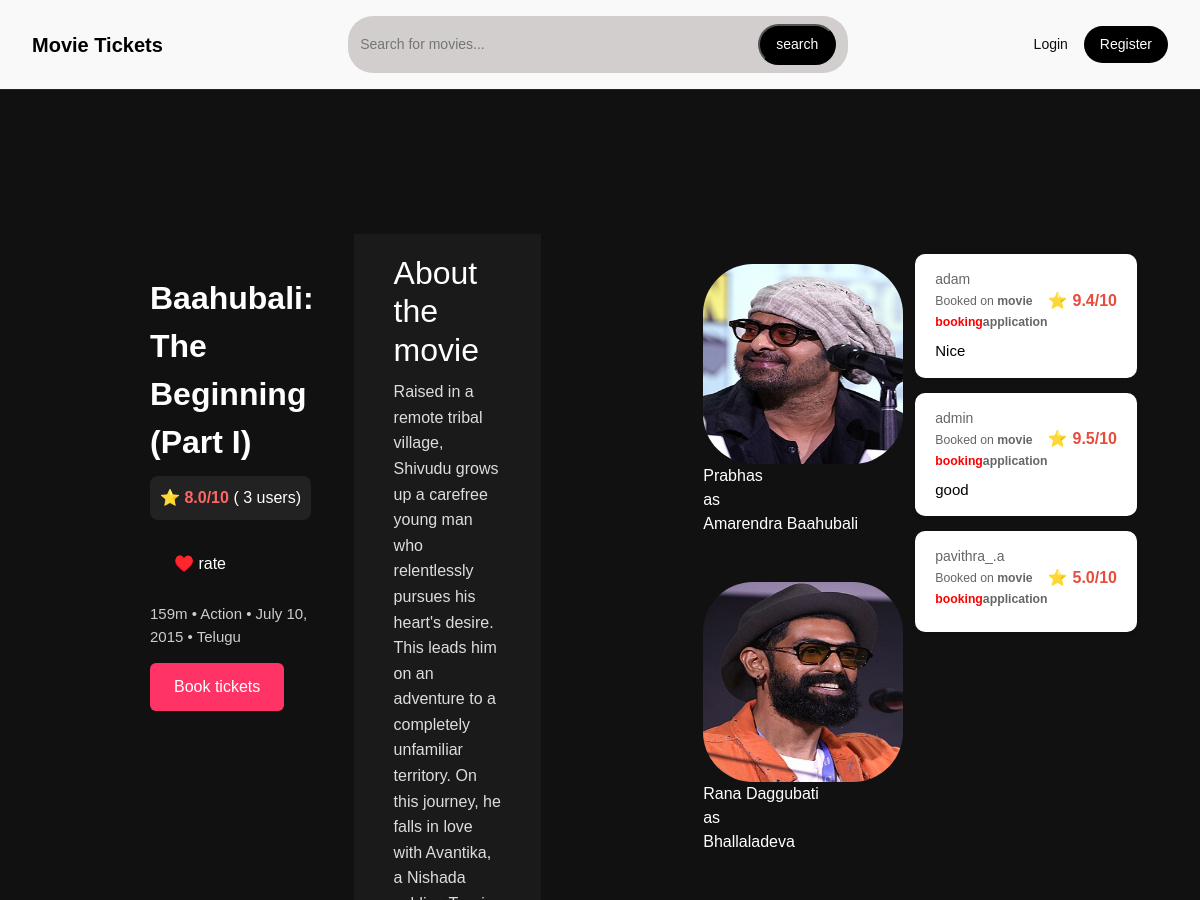
The app's page /movies/movie/Baahubali:-The-Beginning-(Part-I)-2015-07-10-Action-Telugu/ (upper part), older data.
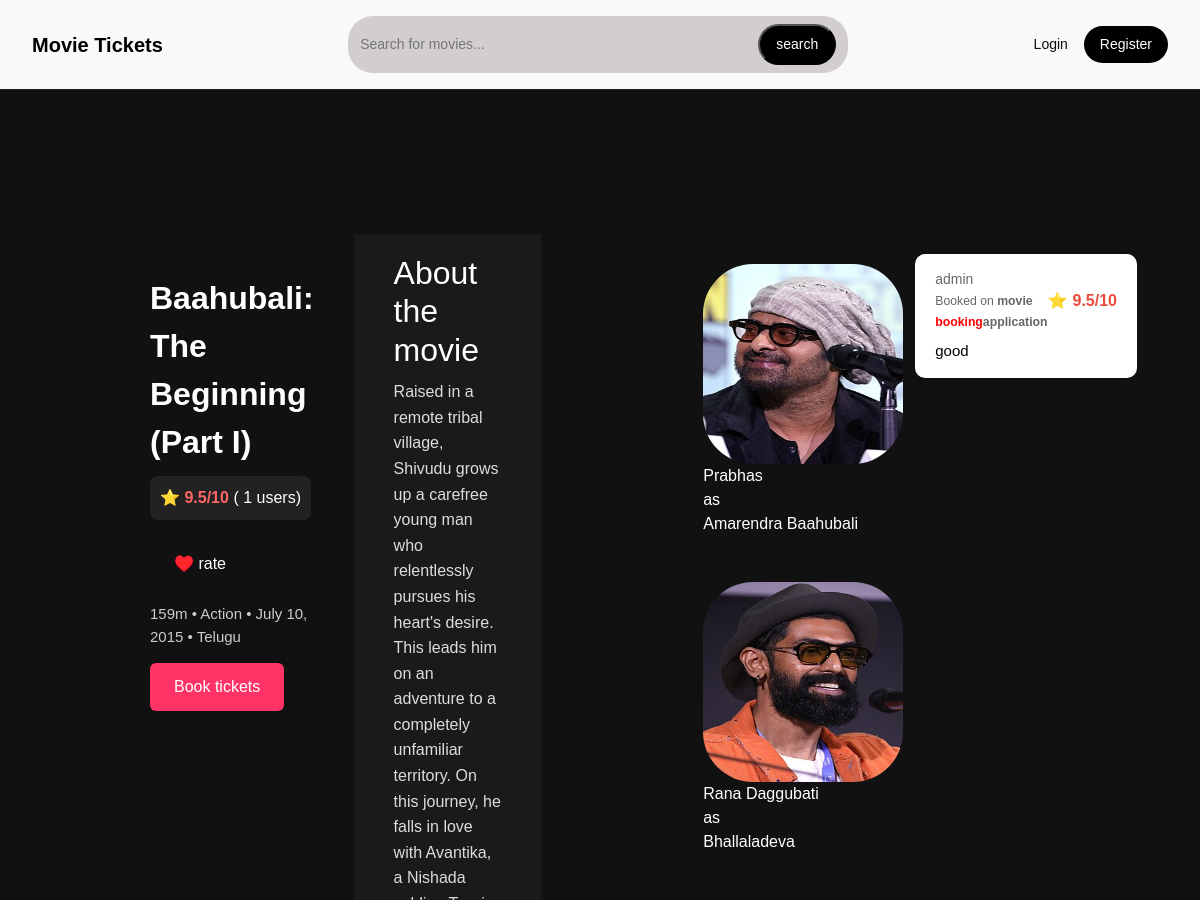
The same page, newer data.
### movies/models.py (models this page shows)
class Cast(models.Model):
    movie = models.ForeignKey(Movie, on_delete=models.CASCADE, related_name='casts')
    name = models.CharField(max_length=255)
    role = models.CharField(max_length=255,null=True,blank=True)
    image = models.ImageField(upload_to='casts/',null=True,blank=True)

### reviews/models.py (models this page shows)
class Review(models.Model):
    user = models.ForeignKey(User,on_delete=models.CASCADE)
    movie = models.ForeignKey(Movie,on_delete=models.CASCADE)
    rating = models.DecimalField(max_digits=3,decimal_places=1,null=True,blank=True)
    review_text = models.TextField(null=True,blank=True)
    created_at = models.DateTimeField(auto_now_add=True)

### accounts/models.py (models this page shows)
class User(AbstractUser):
    phone = models.IntegerField(unique=True,
                null=True,blank=True)
    is_theater_manager = models.BooleanField(default=False,
                    null=True,blank=True)
    is_approved = models.BooleanField(default=False)
    otp = models.IntegerField(null=True,blank=True)
    otp_verified = models.BooleanField(default=False)
    otp_expierd = models.DateTimeField(null=True,blank=True)

### movies/views.py (the view)
# urls.py: path('movie/<slug>/',views.MovieView,name='movie')
def MovieView(request,slug):
    movie = Movie.objects.get(slug=slug)
    casts = Cast.objects.filter(movie=movie)
    reviews = Review.objects.filter(movie=movie)
    rating = reviews.aggregate(avg=Avg('rating') )['avg']
    if rating is None:
        rating=0
    if (rating - int(rating)) > 0:
        rating = '{:.1f}'.format(rating)
    else :
        rating = int(rating)
    context = {
        'movie': movie,
        'casts': casts,
        'reviews':reviews,
        'rating': rating ,
        'today' : datetime.today().date()    }
    return render(request, 'movies/movie.html', context)

### templates/movies/movie.html (shortened to what this page needs)
{% extends 'base.html' %}
{% block content %}
{% load static %}
<link rel="stylesheet" href="{% static 'css/movie.css' %}">
  <div class="container">
    <div class="details">
      <div class="title">{{movie.title}}</div>
      <div class="rating-box">
        ⭐ <span>{{rating}}/10</span> ( {{reviews|length}} users)
      </div>
      <div>
        <a href="{% url 'add_review' movie.slug %}"><button id="rate">♥️ rate</button></a>
      </div>
      <div class="info">
        {{movie.duration_minutes}}m • {{movie.genre}} • {{movie.release_date}} • {{movie.language}}
      </div>
    <a href="{% url 'theater_showtime' movie.slug today %}">  <button class="book-btn">Book tickets</button></a> <br>
    </div>
  </div>
  <div class="about-section">
    <h2>About the movie</h2>
    <p>
    </p>
  </div>
  <div class="cast-section">
   <div class="row">
     {% for actor in casts %}
    <div class="col-auto">
        <img src="{{actor.image.url}}" alt="" class="actor-img"> <br>
    <p>{{actor.name}} <br> as <br>{{actor.role}}</p>
    </div>
    {% endfor %}
   </div>
  </div>
  {% include 'reviews/reviews.html' %}
{% endblock %}

### templates/reviews/reviews.html
{% load static %}
<link rel="stylesheet" href="{% static 'css/reviews.css' %}">
  <div class="review-box">
     {% for review in reviews %}
    <div class="review">
      <div class="review-header">
        <div class="user-info">{{review.user}}<br><small>Booked on <strong>movie <span style="color: red;">booking</span>application</strong></small></div>
        <div class="rating"><span class="star">⭐</span>{{review.rating}}/10</div>
      </div>
      <div class="comment">
        {{review.review_text}}
      </div>
    </div>
    {% endfor %}
  </div>

Row changes from the older to the newer data that the page shows:
removed Review: user "adam", rating "9.4", review_text "Nice"
removed Review: user "pavithra_.a", rating "5.0"
Text that changed along with them:
{{ rating }}: "8.0" → "9.5"
{{ reviews|length }}: "3" → "1"
